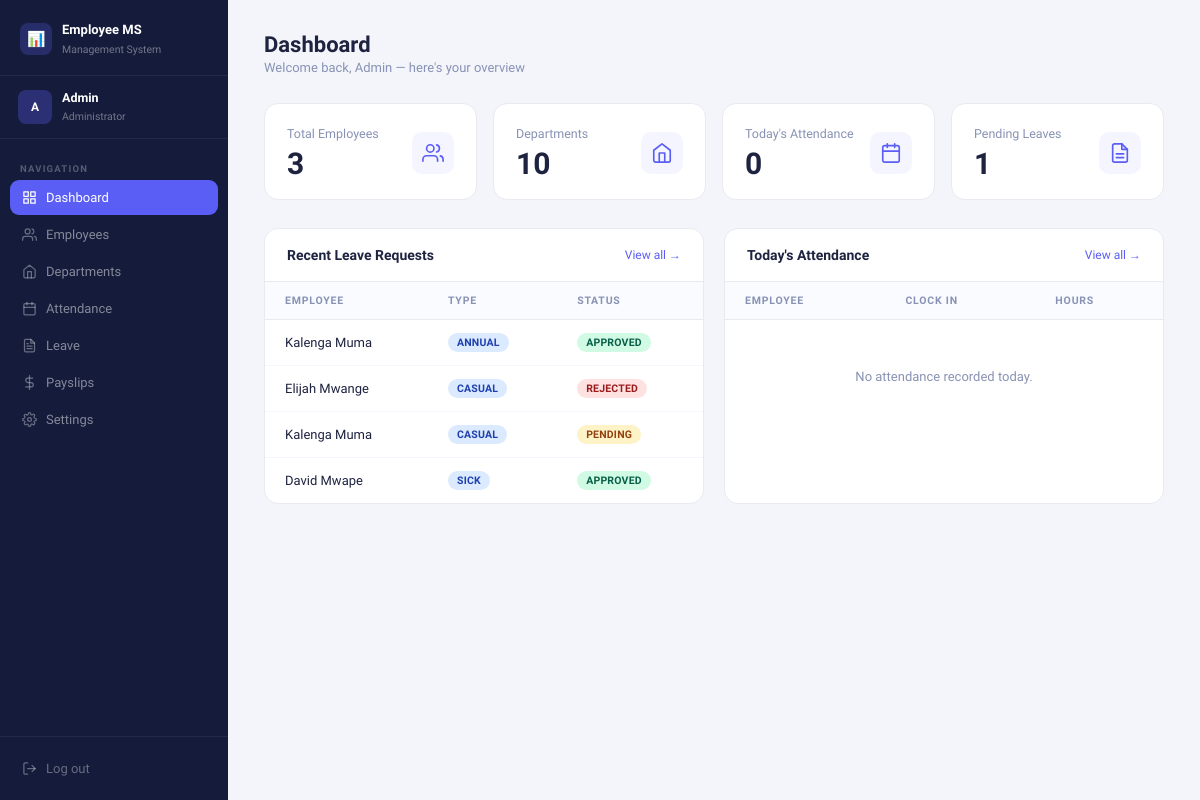
Page /admin/dashboard.php (signed in) on the committed database.
### tables this page shows
CREATE TABLE IF NOT EXISTS leave_requests (
    leave_id      INT      PRIMARY KEY AUTO_INCREMENT,
    employee_id   INT      NOT NULL,
    leave_type    ENUM('annual','casual','sick','maternity','paternity') DEFAULT 'casual',
    start_date    DATE     NOT NULL,
    end_date      DATE     NOT NULL,
    reason        TEXT     NULL,
    status        ENUM('pending','approved','rejected') DEFAULT 'pending',
    admin_comment TEXT     NULL,
    requested_on  TIMESTAMP DEFAULT CURRENT_TIMESTAMP,
    processed_on  TIMESTAMP NULL,
    FOREIGN KEY (employee_id) REFERENCES employees(employee_id) ON DELETE CASCADE
);

CREATE TABLE IF NOT EXISTS employees (
    employee_id          INT            PRIMARY KEY AUTO_INCREMENT,
    user_id              INT            UNIQUE NOT NULL,
    full_name            VARCHAR(100)   NOT NULL,
    department_id        INT            NOT NULL,
    position             VARCHAR(100)   NOT NULL,
    basic_salary         DECIMAL(10,2)  NOT NULL,
    joining_date         DATE           NOT NULL,
    annual_leave_balance DECIMAL(5,1)   DEFAULT 12.0,
    bio                  TEXT           NULL,
    is_active            TINYINT(1)     DEFAULT 1,
    FOREIGN KEY (user_id)        REFERENCES users(user_id)             ON DELETE CASCADE,
    FOREIGN KEY (department_id)  REFERENCES departments(department_id)
);

### admin/dashboard.php (the view, shortened to what this page needs)
<?php
require_once '../database/config.php';
$total_employees  = $conn->query("SELECT COUNT(*) as c FROM employees WHERE is_active=1")->fetch_assoc()['c'];
$total_departments = $conn->query("SELECT COUNT(*) as c FROM departments")->fetch_assoc()['c'];
$today_attendance = $conn->query("SELECT COUNT(*) as c FROM attendance WHERE date=CURDATE()")->fetch_assoc()['c'];
$pending_leaves   = $conn->query("SELECT COUNT(*) as c FROM leave_requests WHERE status='pending'")->fetch_assoc()['c'];
$leaves = $conn->query("
    SELECT lr.*, e.full_name
    FROM leave_requests lr
    JOIN employees e ON lr.employee_id = e.employee_id
    ORDER BY lr.requested_on DESC LIMIT 5
");
$att_today = $conn->query("
    SELECT a.*, e.full_name
    FROM attendance a
    JOIN employees e ON a.employee_id = e.employee_id
    WHERE a.date = CURDATE()
    ORDER BY a.clock_in_time DESC LIMIT 5
");
$att_rows = $att_today->fetch_all(MYSQLI_ASSOC);
?>
<!DOCTYPE html>
<html lang="en">
<head>
<link rel="stylesheet" href="../assets/css/admin_dashboard.css">
</head>
<body>
<div class="layout">
  <aside class="sidebar">
    <div class="sb-brand">
      <div class="sb-brand-icon">📊</div>
      <div class="sb-brand-text">
        <strong>Employee MS</strong>
        <span>Management System</span>
      </div>
    </div>
    <?php
      $initials = '';
      foreach (explode(' ', $_SESSION['full_name']) as $w) $initials .= strtoupper($w[0]);
      $initials = substr($initials, 0, 2);
    ?>
    <div class="sb-user">
      <div class="sb-avatar"><?= $initials ?></div>
      <div>
        <span class="sb-user-name"><?= htmlspecialchars($_SESSION['full_name']) ?></span>
        <span class="sb-user-role">Administrator</span>
      </div>
    </div>
    <nav class="sb-nav">
      <div class="sb-nav-label">Navigation</div>
      <?php
        $cur = basename($_SERVER['PHP_SELF']);
        foreach ($links as $file => [$label, $icon]):
      ?>
      <a href="<?= $file ?>" class="sb-link <?= $cur === $file ? 'active' : '' ?>">
        <?= $icon ?> <?= $label ?>
      </a>
      <?php endforeach; ?>
    </nav>
    <div class="sb-footer">
      <a href="../logout.php" class="sb-logout">
        <svg width="15" height="15" viewBox="0 0 24 24" fill="none" stroke="currentColor" stroke-width="2" stroke-linecap="round" stroke-linejoin="round"><path d="M9 21H5a2 2 0 0 1-2-2V5a2 2 0 0 1 2-2h4"/><polyline points="16 17 21 12 16 7"/><line x1="21" y1="12" x2="9" y2="12"/></svg>
        Log out
      </a>
    </div>
  </aside>
  <main class="main">
    <div class="page-head">
      <h1>Dashboard</h1>
      <p>Welcome back, Admin — here's your overview</p>
    </div>
    <div class="page-body">
      <div class="stats">
        <div class="stat-card">
          <div>
            <div class="stat-label">Total Employees</div>
            <div class="stat-val"><?= $total_employees ?></div>
          </div>
          <div class="stat-icon">
            <svg width="22" height="22" viewBox="0 0 24 24" fill="none" stroke-width="1.8" stroke-linecap="round" stroke-linejoin="round">
              <path d="M17 21v-2a4 4 0 0 0-4-4H5a4 4 0 0 0-4 4v2"/>
              <circle cx="9" cy="7" r="4"/>
              <path d="M23 21v-2a4 4 0 0 0-3-3.87"/>
              <path d="M16 3.13a4 4 0 0 1 0 7.75"/>
            </svg>
          </div>
        </div>
        <div class="stat-card">
          <div>
            <div class="stat-label">Departments</div>
            <div class="stat-val"><?= $total_departments ?></div>
          </div>
          <div class="stat-icon">
            <svg width="22" height="22" viewBox="0 0 24 24" fill="none" stroke-width="1.8" stroke-linecap="round" stroke-linejoin="round">
              <path d="M3 9l9-7 9 7v11a2 2 0 0 1-2 2H5a2 2 0 0 1-2-2z"/>
              <polyline points="9 22 9 12 15 12 15 22"/>
            </svg>
          </div>
        </div>
        <div class="stat-card">
          <div>
            <div class="stat-label">Today's Attendance</div>
            <div class="stat-val"><?= $today_attendance ?></div>
          </div>
          <div class="stat-icon">
            <svg width="22" height="22" viewBox="0 0 24 24" fill="none" stroke-width="1.8" stroke-linecap="round" stroke-linejoin="round">
              <rect x="3" y="4" width="18" height="18" rx="2" ry="2"/>
              <line x1="16" y1="2" x2="16" y2="6"/>
              <line x1="8" y1="2" x2="8" y2="6"/>
              <line x1="3" y1="10" x2="21" y2="10"/>
            </svg>
          </div>
        </div>
        <div class="stat-card">
          <div>
            <div class="stat-label">Pending Leaves</div>
            <div class="stat-val"><?= $pending_leaves ?></div>
          </div>
          <div class="stat-icon">
            <svg width="22" height="22" viewBox="0 0 24 24" fill="none" stroke-width="1.8" stroke-linecap="round" stroke-linejoin="round">
              <path d="M14 2H6a2 2 0 0 0-2 2v16a2 2 0 0 0 2 2h12a2 2 0 0 0 2-2V8z"/>
              <polyline points="14 2 14 8 20 8"/>
              <line x1="16" y1="13" x2="8" y2="13"/>
              <line x1="16" y1="17" x2="8" y2="17"/>
            </svg>
          </div>
        </div>
      </div>
      <div class="grid-2">
        <div class="card">
          <div class="card-head">
            <h3>Recent Leave Requests</h3>
            <a href="leave.php" class="view-all">View all →</a>
          </div>
          <table>
            <thead>
              <tr>
                <th>Employee</th>
                <th>Type</th>
                <th>Status</th>
              </tr>
            </thead>
            <tbody>
            <?php
              while ($l = $leaves->fetch_assoc()):
                $badge = $l['status'] === 'approved' ? 'badge-green' : ($l['status'] === 'rejected' ? 'badge-red' : 'badge-yellow');
            ?>
              <tr>
                <td><?= htmlspecialchars($l['full_name']) ?></td>
                <td><span class="badge badge-blue"><?= strtoupper($l['leave_type']) ?></span></td>
                <td><span class="badge <?= $badge ?>"><?= strtoupper($l['status']) ?></span></td>
              </tr>
            <?php endwhile; ?>
            </tbody>
          </table>
        </div>
        <div class="card">
          <div class="card-head">
            <h3>Today's Attendance</h3>
            <a href="attendance.php" class="view-all">View all →</a>
          </div>
          <table>
            <thead>
              <tr>
                <th>Employee</th>
                <th>Clock In</th>
                <th>Hours</th>
              </tr>
            </thead>
            <tbody>
            <?php if (empty($att_rows)): ?>
              <tr><td colspan="3"><div class="empty-state">No attendance recorded today.</div></td></tr>
            <?php else: foreach ($att_rows as $a): ?>
              <tr>
                <td><?= htmlspecialchars($a['full_name']) ?></td>
                <td><?= $a['clock_in_time'] ? date('h:i A', strtotime($a['clock_in_time'])) : '—' ?></td>
                <td><?= $a['total_hours'] > 0 ? $a['total_hours'].'h' : '—' ?></td>
              </tr>
            <?php endforeach; endif; ?>
            </tbody>
          </table>
        </div>
      </div>
    </div>
  </main>
</div>
</body>
</html>

### rows in the picture
leave_requests: employee.full_name "Kalenga Muma", leave_type "ANNUAL", status "APPROVED"
leave_requests: employee.full_name "Elijah Mwange", leave_type "CASUAL", status "REJECTED"
leave_requests: employee.full_name "Kalenga Muma", leave_type "CASUAL", status "PENDING"
leave_requests: employee.full_name "David Mwape", leave_type "SICK", status "APPROVED"

### other values in the picture
$initials "A"
$_SESSION['full_name'] "Admin"
$label "Dashboard"
$label "Employees"
$label "Departments"
$label "Attendance"
$label "Leave"
$label "Payslips"
$label "Settings"
$total_employees "3"
$total_departments "10"
$today_attendance "0"
$pending_leaves "1"
